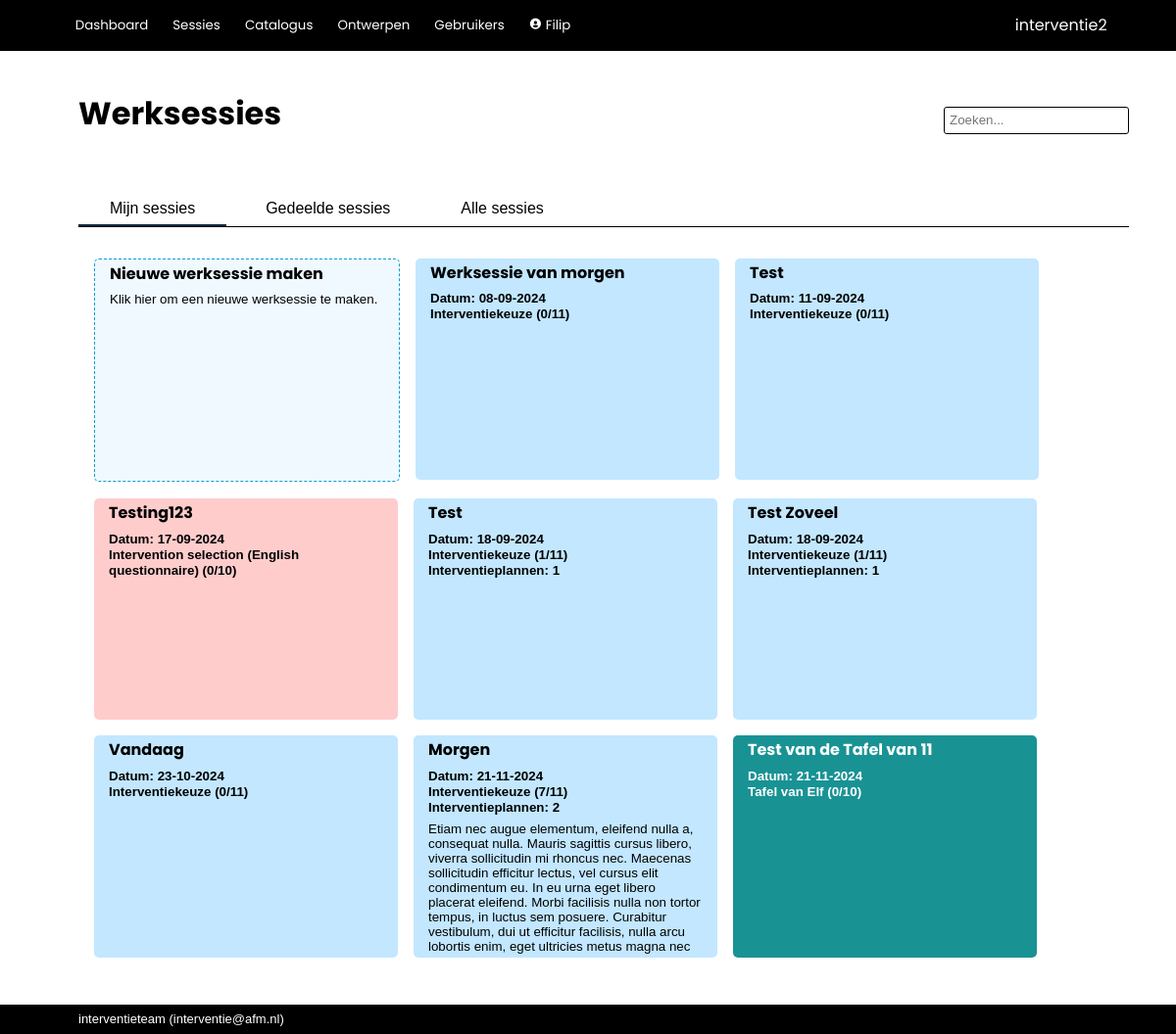
The app's page /worksessions (signed in) with its own data.
### interventie2/models.py (models this page shows, shortened)
class User(db.Model, UserMixin):
    __tablename__ = 'users'
    id            = db.Column(db.Integer, primary_key=True)
    name          = db.Column(db.String(80), nullable=False, unique=True)
    password      = db.Column(db.String(200), nullable=False)
    role_id       = db.Column(db.Integer, db.ForeignKey('roles.id'), nullable=False, default=4) #references roles.id
    description   = db.Column(db.String(2000), nullable=False, default="")
    email         = db.Column(db.String(254))
    link          = db.Column(db.String(1000))
    active        = db.Column(db.Boolean, nullable=False, default=True)
    date_created  = db.Column(db.DateTime(timezone=True), server_default=func.now())
    last_seen     = db.Column(db.DateTime(timezone=True), server_default=func.now())
    role = relationship('Role')
    messages = relationship('Message', back_populates='recipient', foreign_keys="Message.recipient_id", cascade='all, delete-orphan')
    messages_sent = relationship('Message', back_populates='sender', foreign_keys="Message.sender_id")
    worksession = relationship('Worksession', back_populates='creator')
    plan = relationship('Plan', back_populates='creator')
    allowed_worksessions = relationship('Worksession', secondary='worksession_access', back_populates='allowed_users')
    owned_instruments = relationship('Instrument', back_populates='owner')
    def unread_messages(self):
        return sum(1 for message in self.messages if (message.unread) and (message.deliver_after.date() <= date.today()))
    def unread_message_alert(self):
        return self.unread_messages() > 0

class Worksession(db.Model):
    __tablename__ = 'worksessions'
    id            = db.Column(db.Integer, primary_key=True)
    name          = db.Column(db.String(100), nullable=False)
    date_modified = db.Column(db.DateTime(timezone=True), server_default=func.now())
    parent_id     = db.Column(db.Integer, db.ForeignKey('worksessions.id'))
    child_description = db.Column(db.String(2000), nullable=False, default="")
    participants  = db.Column(db.String(500), nullable=False, default="")
    date          = db.Column(db.DateTime(timezone=True))
    project_number= db.Column(db.String(100))
    description   = db.Column(db.String(2000), nullable=False, default="")
    effect        = db.Column(db.String(2000), nullable=False, default="")
    link_to_page  = db.Column(db.String(1000), nullable=False, default="")
    show_instruments = db.Column(db.Boolean, default=True)
    mark_top_instruments = db.Column(db.Integer, nullable=False, default=1)
    show_rest_instruments = db.Column(db.Boolean, default=False)
    show_tags     = db.Column(db.Boolean, default=True)
    presenter_mode_zoom = db.Column(db.Numeric(3,2), nullable=False, default=1.25)
    presenter_mode_color_title = db.Column(db.String(7))
    presenter_mode_text_color_title = db.Column(db.String(7))
    presenter_mode_color_nav = db.Column(db.String(7))
    presenter_mode_text_color = db.Column(db.String(7))
    presenter_mode_text_color_nav = db.Column(db.String(7))
    presenter_mode_color_coll = db.Column(db.String(7))
    presenter_mode_text_color_coll = db.Column(db.String(7))
    presenter_mode_color_highlight = db.Column(db.String(7))
    presenter_mode_text_color_highlight = db.Column(db.String(7))
    presenter_mode_text_color_heading = db.Column(db.String(7))
    presenter_mode_background_color1 = db.Column(db.String(7))
    presenter_mode_background_color2 = db.Column(db.String(7))
    archived      = db.Column(db.Boolean, default=False)
    question_set_id = db.Column(db.Integer, db.ForeignKey('question_sets.id'))
    process_id    = db.Column(db.Integer, db.ForeignKey('processes.id'), nullable=False, default=1)
    enable_voting = db.Column(db.Boolean, default=False)
    voting_key    = db.Column(db.String(6), nullable=False, default=generate_secret_key(6))
    creator_id    = db.Column(db.Integer, db.ForeignKey('users.id'))
    secret_key    = db.Column(db.String(20), nullable=False, default=generate_secret_key())
    parent = relationship('Worksession', remote_side=[id], backref='children')
    creator = relationship('User', back_populates='worksession')
    allowed_users = relationship('User', secondary='worksession_access', back_populates='allowed_worksessions')
    answers = relationship('Answer', back_populates='worksession', cascade='all, delete-orphan')
    votes = relationship('Votes', back_populates='worksession', cascade='all, delete-orphan')
    question_set = relationship('QuestionSet')
    process = relationship('Process')
    plan = relationship('Plan', back_populates='worksession', cascade='all, delete-orphan')
    def completion(self, perc=False, raw=False, dec=0):
        given_answers = 0
        for a in self.answers:
            if a.completed():
                given_answers += 1
        if perc:
            return f'{round((given_answers/(1.0*self.question_set.size()))*100,dec)}%'
        if raw:
            return given_answers/(1.0*self.question_set.size())
        return f'{given_answers}/{self.question_set.size()}'

class QuestionSet(db.Model):
    __tablename__ = 'question_sets'
    id            = db.Column(db.Integer, primary_key=True)
    name          = db.Column(db.String(500), nullable=False)
    description   = db.Column(db.String(2000), nullable=False, default="")
    owner_id      = db.Column(db.Integer, db.ForeignKey('users.id'), nullable=False) #references users.id
    date_created  = db.Column(db.DateTime(timezone=True), server_default=func.now())
    date_modified = db.Column(db.DateTime(timezone=True), server_default=func.now())
    default_process_id = db.Column(db.Integer, db.ForeignKey('processes.id'), nullable=False, default=1)
    default_instruments_visible = db.Column(db.Boolean, nullable=False, default=True)
    default_tags_visible = db.Column(db.Boolean, nullable=False, default=False)
    default_allow_weights = db.Column(db.Boolean, nullable=False, default=False)
    color         = db.Column(db.String(7))
    text_color    = db.Column(db.String(7))
    forbidden_tags = relationship('Tag', secondary='question_set_forbidden_tags')
    mandatory_tags = relationship('Tag', secondary='question_set_mandatory_tags')
    owner = relationship('User')
    default_process = relationship('Process')
    questions = relationship('Question', cascade='all, delete-orphan')
    worksessions = relationship('Worksession', back_populates='question_set', cascade='all, delete-orphan')
    def size(self):
        s = 0
        for question in self.questions:
            if not question.is_category:
                s += 1
        return s

class Question(db.Model):
    __tablename__ = 'questions'
    id            = db.Column(db.Integer, primary_key=True)
    name          = db.Column(db.String(500), nullable=False)
    description   = db.Column(db.String(2000), nullable=False, default="")
    question_set_id = db.Column(db.Integer, db.ForeignKey('question_sets.id'))  #references question_sets.id
    allow_motivation = db.Column(db.Boolean, nullable=False, default=True)
    allow_choice  = db.Column(db.Boolean, nullable=False, default=True)
    allow_multiselect = db.Column(db.Boolean, nullable=False, default=False)
    allow_weight  = db.Column(db.Boolean, nullable=False, default=False)
    order         = db.Column(db.Integer, nullable=False, default=100)
    required_active_tags = relationship('Tag', secondary='question_required_tags')
    options = relationship('Option', cascade='all, delete-orphan')
    question_set = relationship('QuestionSet', back_populates='questions')
    @hybrid_property
    def is_category(self):
        return (not(self.allow_motivation or self.allow_choice))

### interventie2/main/routes.py (the view)
@main.route('/worksessions', methods=['GET', 'POST'])
@login_required
def worksessions():
	worksessions = Worksession.query.order_by(Worksession.date)
	return render_template('main/worksessions.html', worksessions=worksessions)

### interventie2/main/templates/main/worksessions.html (shortened to what this page needs)
{% extends 'base.html' %}
{% block page_title %}
Werksessies
{% endblock %}
{% block tabs %}
    <button class="tablinks" onclick="switch_tab(event, 'ws_owned')" id="defaultOpen">Mijn sessies</button>
    <button class="tablinks" onclick="switch_tab(event, 'ws_shared')">Gedeelde sessies</button>
    <button class="tablinks" onclick="switch_tab(event, 'ws_all')">Alle sessies</button>
{% endblock %}
{% block body %}
<div id="ws_owned" class="tabcontent">
    <div class="card_area">
        <a href="{{ url_for('main.new_worksession') }}">
            <div class="card new">
                <div class="card_title">
                    Nieuwe werksessie maken
                </div>
                <div class="card_description">
                    Klik hier om een nieuwe werksessie te maken.
                </div>
            </div>
        </a>
        {% for worksession in worksessions | selectattr('parent', 'none') %}
            {% if worksession.archived == false %}
                {% if current_user in worksession.allowed_users or current_user.role.see_all_worksessions %}
                    {% if current_user == worksession.creator %}
                    <a href="{{url_for('main.show_worksession', worksession_id=worksession.id)}}">
                        <div class="card" style="background-color:{{ worksession.question_set.color }}; color:{{ worksession.question_set.text_color }}">
                            <div class="card_title">
                                {{ worksession.name}}
                            </div>
                            <div class="card_info">
                                <p>Datum: {{ worksession.date.strftime('%d-%m-%Y') }}</p>
                                <p>{{ worksession.question_set.name }} ({{ worksession.completion() }})</p>
                                {% if worksession.plan | count > 0 %}
                                    <p>Interventieplannen: {{ worksession.plan | count }}</p>
                                {% endif %}
                            </div>
                            <div class="card_description">
                                {{ worksession.description | escape | markdown }}
                            </div>
                        </div>
                    </a>
                    {% endif %}
                {% endif %}
            {% endif %}
        {% endfor %}
    </div>
</div>
{% endblock %}

### interventie2/templates/base.html (shortened to what this page needs)
<!DOCTYPE html>
<html lang="en">
    <head>
        <link rel="stylesheet" href="{{ url_for('static', filename='css/styles.css')}}">
        <link href="https://unpkg.com/boxicons@2.1.2/css/boxicons.min.css" rel="stylesheet">
    </head>
    <body>
        {% import 'jinja_macros.html' as macro %}
        <header>
            <div class="logo">{{ config['APP_NAME'] }}</div>
            <div class="modes">
                {% if current_user.is_authenticated %}
                    <button>
                        <a href="{{ url_for('main.index') }}">Dashboard</a>
                    </button>
                    <button>
                        <a href="{{ url_for('main.worksessions') }}">Sessies</a>
                    </button>
                    <button>
                        <a href="{{ url_for('catalog.index') }}">Catalogus</a>
                    </button>
                    {% if current_user.role.edit_questionnaire %}
                        <button>
                            <a href="{{ url_for('tools.index') }}">Ontwerpen</a>
                        </button>
                    {% endif %}
                    {% if current_user.role.edit_users %}
                        <button>
                            <a href="{{ url_for('admin.index') }}">Gebruikers</a>
                        </button>
                    {% endif %}
                    <button>
                        <a href="{{ url_for('admin.user', id=current_user.id) }}"><i class='bx bxs-user-circle'></i>
                            {{ current_user.name }}
                        </a>
                    </button>
                {% else %}
                    <button>
                        <a href="{{ url_for('main.login') }}">Login</a>
                    </button>
                {% endif %}
            </div>
        </header>
        <nav>
            <div class="title">{% block page_title %}{% endblock %}</div>
            {% if current_user.is_authenticated %}
                <form action="/analysis/search" method="get" class="search">
                    <input id="search" type="search"  name="q" value="{{ request.args.get('q') or '' }}" placeholder="Zoeken...">
                </form>
            {% endif %}
            <div class="tabs">{% block tabs %}{% endblock %}</div>
        </nav>
        <main>
            <section>{% block body %}{% endblock %}</section>
        </main>
        <footer>{{ config['MAINTAINER'] }} (<a href="mailto:{{ config['MAINTAINER_EMAIL'] }}">{{ config['MAINTAINER_EMAIL'] }}</a>)</footer>
    </body>
</html>

### records on screen
User: name "Filip"
Worksession: name "Werksessie van morgen", date "08-09-2024", question_set.name "Interventiekeuze", completion "0/11"
Worksession: name "Test", date "11-09-2024", question_set.name "Interventiekeuze", completion "0/11"
Worksession: name "Testing123", date "17-09-2024", question_set.name "Intervention selection (English questionnaire)", completion "0/10"
Worksession: name "Test", date "18-09-2024", question_set.name "Interventiekeuze", completion "1/11", plan|count "1"
Worksession: name "Test Zoveel", date "18-09-2024", question_set.name "Interventiekeuze", completion "1/11", plan|count "1"
Worksession: name "Vandaag", date "23-10-2024", question_set.name "Interventiekeuze", completion "0/11"
Worksession: name "Morgen", date "21-11-2024", question_set.name "Interventiekeuze", completion "7/11", plan|count "2", description "Etiam nec augue elementum, eleifend nulla a, consequat nulla. Mauris sagittis cursus libero, viverra sollicitudin mi rhoncus nec. Maecenas sollicitudin efficitur lectus, vel cursus elit condimentum eu. In eu urna eget libero placerat eleifend. Morbi facilisis nulla non tortor tempus, in luctus sem posuere. Curabitur vestibulum, dui ut efficitur facilisis, nulla arcu lobortis enim, eget ultricies metus magna nec…"
Worksession: name "Test van de Tafel van 11", date "21-11-2024", question_set.name "Tafel van Elf", completion "0/10"
User: MAINTAINER_EMAIL "interventie@afm.nl"

### other values on screen
{{ config['APP_NAME'] }} "interventie2"
{{ config['MAINTAINER'] }} "interventieteam"
